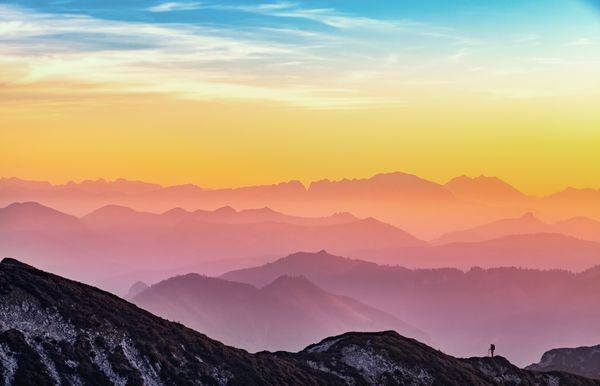
#> input picture images/image1.jpg, 600 x 386 px, found by its file name
$ jupyter execute --allow-errors image_manipulation.ipynb
#> lines starting #> are read from the running program, lines starting #| are printed output that depends on the picture
# Manipulasi Citra Digital Menggunakan OpenCV
**Mata Kuliah:** Pengolahan Sinyal Digital

---

## Bagian A: Membaca dan Menampilkan Citra

Pada bagian ini kita akan:
1. Membaca dua citra berbeda menggunakan OpenCV
2. Melakukan konversi warna BGR ke RGB
3. Menampilkan informasi dasar citra (shape, dtype, min/max pixel)

[cell 1]
import cv2
import numpy as np
import matplotlib.pyplot as plt

print(f"OpenCV version: {cv2.__version__}")
print(f"NumPy version: {np.__version__}")

[cell 2]
# Membaca dua citra
img1 = cv2.imread("images/image1.jpg")
#> img1 is the input picture: shape (386, 600, 3); mean B, G, R 131.4, 152.1, 180.1
img2 = cv2.imread("images/image2.jpg")
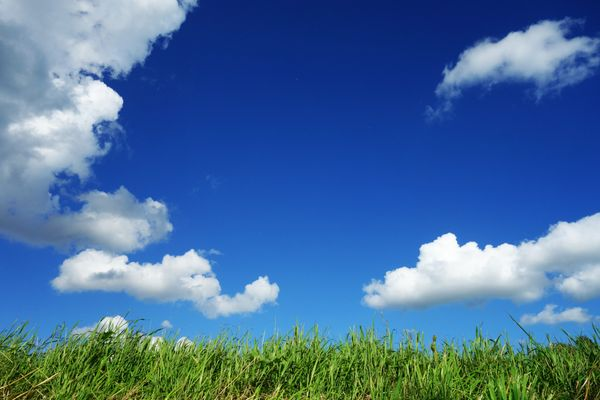
#> input picture images/image2.jpg, 600 x 400 px, found by its file name
#> img2 is the input picture: shape (400, 600, 3); mean B, G, R 155.7, 110.8, 71.1

if img1 is None:
    print("ERROR: image1.jpg tidak terbaca!")
else:
    print(f"image1.jpg berhasil dibaca: shape={img1.shape}")
#| image1.jpg berhasil dibaca: shape=(386, 600, 3)

if img2 is None:
    print("ERROR: image2.jpg tidak terbaca!")
else:
    print(f"image2.jpg berhasil dibaca: shape={img2.shape}")
#| image2.jpg berhasil dibaca: shape=(400, 600, 3)

[cell 3]
# Menampilkan citra sebelum konversi (masih BGR)
plt.figure(figsize=(12, 6))

plt.subplot(1, 2, 1)
plt.imshow(img1)  # Akan terlihat aneh karena BGR
plt.title("Citra 1 - BGR (belum dikonversi)")
plt.axis("off")

plt.subplot(1, 2, 2)
plt.imshow(img2)  # Akan terlihat aneh karena BGR
plt.title("Citra 2 - BGR (belum dikonversi)")
plt.axis("off")

plt.suptitle("Citra Sebelum Konversi BGR ke RGB (warna tidak sesuai)", fontsize=14)
plt.tight_layout()
plt.show()

[cell 4]
# Konversi BGR ke RGB
img1_rgb = cv2.cvtColor(img1, cv2.COLOR_BGR2RGB)
img2_rgb = cv2.cvtColor(img2, cv2.COLOR_BGR2RGB)

print("Konversi BGR ke RGB berhasil!")

[cell 5]
# Menampilkan citra setelah konversi ke RGB
plt.figure(figsize=(12, 6))

plt.subplot(1, 2, 1)
plt.imshow(img1_rgb)
plt.title("Citra 1 - RGB (setelah konversi)")
plt.axis("off")

plt.subplot(1, 2, 2)
plt.imshow(img2_rgb)
plt.title("Citra 2 - RGB (setelah konversi)")
plt.axis("off")

plt.suptitle("Citra Setelah Konversi BGR ke RGB (warna sesuai)", fontsize=14)
plt.tight_layout()
plt.show()
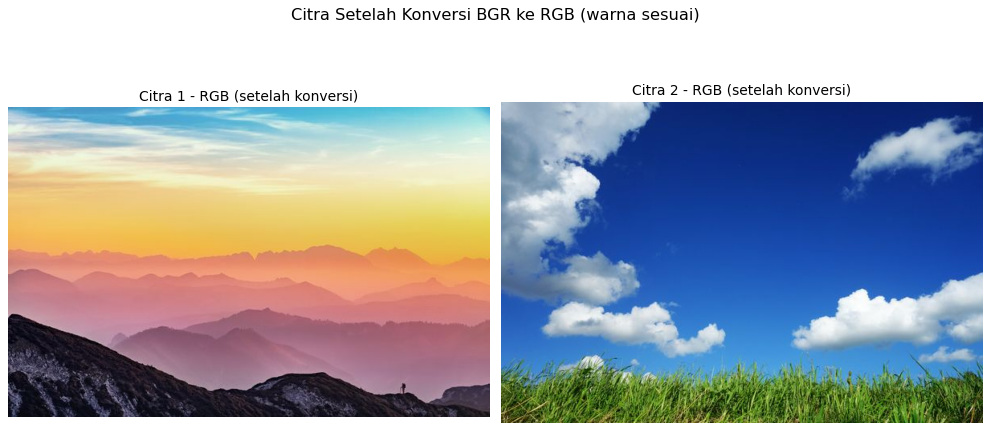
#> figure drawn by matplotlib, 2 panels

[cell 6]
# Informasi detail citra
for name, img in [("image1.jpg", img1), ("image2.jpg", img2)]:
    print(f"=== {name} ===")
    print(f"  Shape (H, W, C): {img.shape}")
    print(f"  Tinggi (pixels): {img.shape[0]}")
    print(f"  Lebar (pixels): {img.shape[1]}")
    print(f"  Channel: {img.shape[2]}")
    print(f"  Tipe data: {img.dtype}")
    print(f"  Nilai min pixel: {img.min()}")
    print(f"  Nilai max pixel: {img.max()}")
    print()
#> this loop made 2 passes
#> name on passes 1 to 2: 'image1.jpg', 'image2.jpg'
#> (printed output is left out)

---
## Pertanyaan Analisis

### 1. Mengapa warna citra dapat terlihat tidak sesuai jika langsung ditampilkan setelah dibaca dengan OpenCV?

OpenCV membaca citra dalam format **BGR** (Blue-Green-Red), sedangkan Matplotlib menggunakan format **RGB** (Red-Green-Blue).
Ketika citra BGR ditampilkan dengan `plt.imshow()`, Matplotlib menginterpretasikan channel pertama sebagai Red (padahal itu Blue),
channel kedua sebagai Green (tetap Green), dan channel ketiga sebagai Blue (padahal itu Red). Akibatnya, warna biru dan merah tertukar
sehingga citra terlihat tidak natural.

### 2. Apa perbedaan BGR dan RGB?

BGR dan RGB adalah dua format urutan channel warna yang berbeda:
- **RGB**: Urutan channel Red → Green → Blue (umum digunakan di monitor, web, Matplotlib)
- **BGR**: Urutan channel Blue → Green → Red (digunakan oleh OpenCV secara default)

Keduanya menyimpan informasi warna yang sama, hanya urutan penyimpanannya yang berbeda.

### 3. Mengapa penting memahami format warna sebelum melakukan manipulasi citra?

Penting karena jika kita melakukan manipulasi (seperti mengakses channel tertentu, mengubah warna, atau menampilkan citra)
tanpa memperhatikan format warnanya, hasilnya bisa salah atau tidak sesuai yang diharapkan. Misalnya, jika kita ingin
memproses channel merah tetapi data tersimpan di channel ketiga (BGR), maka yang diproses adalah channel biru.
Memahami format warna memastikan setiap operasi berjalan pada channel yang benar.

---

## Bagian B: Resize Citra

Pada bagian ini kita akan melakukan resize dua citra agar memiliki ukuran yang sama.
Ini diperlukan sebelum melakukan image blending di bagian selanjutnya.

[cell 7]
# Menampilkan ukuran sebelum resize
print("Ukuran sebelum resize:")
print(f"  image1.jpg: {img1_rgb.shape[0]} x {img1_rgb.shape[1]} pixels")
#|   image1.jpg: 386 x 600 pixels
print(f"  image2.jpg: {img2_rgb.shape[0]} x {img2_rgb.shape[1]} pixels")
#|   image2.jpg: 400 x 600 pixels
print()

# Menentukan ukuran target (contoh: 600x400)
target_w, target_h = 600, 400
print(f"Ukuran target resize: {target_w} x {target_h} pixels")

[cell 8]
# Melakukan resize
img1_resize = cv2.resize(img1_rgb, (target_w, target_h))
img2_resize = cv2.resize(img2_rgb, (target_w, target_h))

print("Setelah resize:")
print(f"  image1.jpg: {img1_resize.shape[0]} x {img1_resize.shape[1]} pixels")
#|   image1.jpg: 400 x 600 pixels
print(f"  image2.jpg: {img2_resize.shape[0]} x {img2_resize.shape[1]} pixels")
#|   image2.jpg: 400 x 600 pixels

[cell 9]
# Visualisasi sebelum dan sesudah resize
plt.figure(figsize=(14, 10))

# Citra 1 sebelum resize
plt.subplot(2, 2, 1)
plt.imshow(img1_rgb)
plt.title(f"Citra 1 - Sebelum resize ({img1_rgb.shape[1]}x{img1_rgb.shape[0]})")
plt.axis("off")

# Citra 1 setelah resize
plt.subplot(2, 2, 2)
plt.imshow(img1_resize)
plt.title(f"Citra 1 - Setelah resize ({target_w}x{target_h})")
plt.axis("off")

# Citra 2 sebelum resize
plt.subplot(2, 2, 3)
plt.imshow(img2_rgb)
plt.title(f"Citra 2 - Sebelum resize ({img2_rgb.shape[1]}x{img2_rgb.shape[0]})")
plt.axis("off")

# Citra 2 setelah resize
plt.subplot(2, 2, 4)
plt.imshow(img2_resize)
plt.title(f"Citra 2 - Setelah resize ({target_w}x{target_h})")
plt.axis("off")

plt.suptitle("Perbandingan Sebelum dan Sesudah Resize", fontsize=14)
plt.tight_layout()
plt.show()

---
## Pertanyaan Analisis - Resize

### 1. Mengapa dua citra harus memiliki ukuran yang sama sebelum dilakukan image blending?

Image blending adalah operasi aritmatika per-pixel. Operasi `I_blend = α*I1 + β*I2 + γ` membutuhkan
setiap pixel di posisi (x, y) pada citra pertama dijumlahkan dengan pixel di posisi (x, y) yang sama pada
citra kedua. Jika ukuran kedua citra berbeda, maka operasi penjumlahan per-pixel tidak dapat dilakukan
karena dimensinya tidak cocok. OpenCV akan menolak operasi blending jika ukuran tidak sama.

### 2. Apa risiko resize terhadap kualitas citra?

Risiko utama resize terhadap kualitas citra adalah:
- **Jika diperbesar (upscaling)**: Citra bisa menjadi buram/pixelated karena algoritma interpolasi harus
  "menebak" nilai pixel baru yang tidak ada di citra asli. Detail halus bisa hilang.
- **Jika diperkecil (downscaling)**: Informasi detail bisa hilang karena pixel-pixel dijumlahkan/dirata-rata.
  Tekstur halus dan objek kecil mungkin menjadi tidak jelas atau hilang sama sekali.

### 3. Apakah resize dapat mengubah proporsi objek dalam citra? Jelaskan.

Ya, jika rasio aspek (aspect ratio) tidak dipertahankan saat resize. Misalnya citra asli 800x600 (rasio 4:3)
di-resize menjadi 600x400 (rasio 3:2). Dalam contoh ini, proporsi objek akan berubah karena rasio aspeknya
tidak sama. Objek akan terlihat lebih lebar atau lebih sempit dari aslinya. Untuk mempertahankan proporsi,
kita harus menjaga rasio aspek yang sama atau melakukan padding/cropping.

Pada eksperimen ini, citra 1 (600x386) di-resize ke (600x400), sehingga proporsinya sedikit berubah.

---

## Bagian C: Image Blending

Image blending adalah teknik menggabungkan dua citra dengan bobot tertentu.
Persamaan: **I_blend = α * I1 + β * I2 + γ** dengan **α + β = 1**

Kita akan mencoba 3 kombinasi bobot:

[cell 10]
# Menentukan kombinasi bobot
weights = [
    (0.2, 0.8, "α=0.2, β=0.8 (Citra 2 lebih dominan)"),
    (0.5, 0.5, "α=0.5, β=0.5 (Seimbang)"),
    (0.8, 0.2, "α=0.8, β=0.2 (Citra 1 lebih dominan)")
]

# Melakukan blending untuk setiap kombinasi
blend_results = []
for a, b, desc in weights:
    result = cv2.addWeighted(img1_resize, a, img2_resize, b, 0)
    blend_results.append((a, b, desc, result))
    print(f"Blending: {desc}")
#> this loop made 3 passes
#> pass 1, `result = cv2.addWeighted(img1_resize, a, img2_resize, b, 0)`:
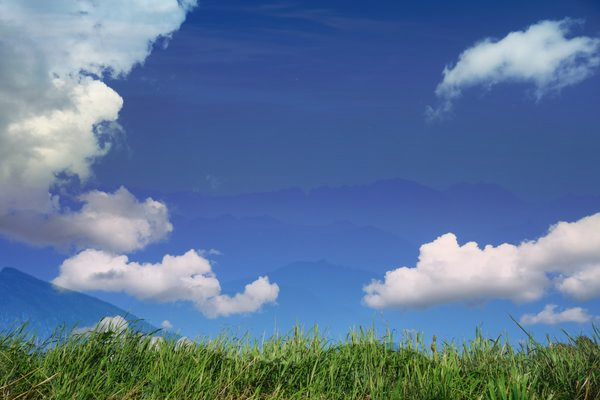
#> result: shape (400, 600, 3); mean R, G, B 92.9, 119, 150.8
#> pass 3, `result = cv2.addWeighted(img1_resize, a, img2_resize, b, 0)`:
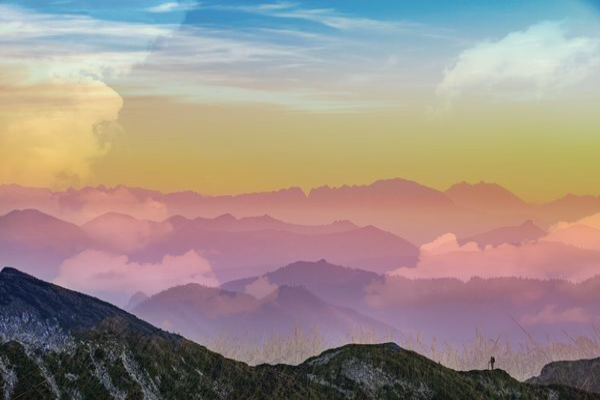
#> result: shape (400, 600, 3); mean R, G, B 158.2, 143.8, 136.2
#> after the loop, blend_results = 3 items

print("\nSemua blending berhasil!")

[cell 11]
# Visualisasi citra asli dan hasil blending
plt.figure(figsize=(15, 10))

# Citra 1
plt.subplot(2, 3, 1)
plt.imshow(img1_resize)
plt.title("Citra 1")
plt.axis("off")

# Citra 2
plt.subplot(2, 3, 2)
plt.imshow(img2_resize)
plt.title("Citra 2")
plt.axis("off")

# Hasil blending
for i, (a, b, desc, result) in enumerate(blend_results):
    plt.subplot(2, 3, i + 4)
    plt.imshow(result)
    plt.title(f"Blending α={a}, β={b}")
    plt.axis("off")
#> this loop made 3 passes
#> (a, b, desc) on passes 1, 3: (0.2, 0.8, 'α=0.2, β=0.8 (Citra 2 lebih dominan)'), (0.8, 0.2, 'α=0.8, β=0.2 (Citra 1 lebih dominan)')

plt.suptitle("Image Blending - Perbandingan Hasil", fontsize=14)
plt.tight_layout()
plt.show()

#> (a cell that did not finish here is left out)

---
## Pertanyaan Analisis - Image Blending

### 1. Apa pengaruh nilai α dan β terhadap hasil blending?

Nilai α dan β menentukan proporsi kontribusi masing-masing citra terhadap hasil akhir.
α adalah bobot untuk citra pertama (I1), β adalah bobot untuk citra kedua (I2).
Semakin besar α, semakin dominan citra pertama dalam hasil blending, dan sebaliknya.
Karena α + β = 1, keduanya saling melengkapi.

### 2. Citra mana yang lebih dominan ketika α lebih besar?

Ketika α lebih besar dari β, maka **citra pertama (I1)** lebih dominan dalam hasil blending.
Sebaliknya, ketika β lebih besar, **citra kedua (I2)** yang lebih dominan.

### 3. Apa yang terjadi jika α + β > 1?

Jika α + β > 1, nilai pixel hasil blending bisa melebihi rentang maksimum (255).
Hal ini dapat menyebabkan **saturasi/clipping** di mana area terang menjadi putih total (255),
sehingga detail pada area tersebut hilang. Sebaliknya, jika α + β < 1, hasil blending akan
cenderung lebih gelap dari yang diharapkan.

### 4. Dalam aplikasi nyata, image blending dapat digunakan untuk apa?

Image blending memiliki banyak aplikasi nyata, antara lain:
- **Watermarking**: Menambahkan logo/teks transparan ke atas citra
- **Efek transisi**: Membuat transisi halus antara dua foto (slideshow)
- **Augmented reality**: Menggabungkan objek virtual dengan dunia nyata
- **Komposisi foto**: Menggabungkan beberapa eksposur (HDR imaging)
- **Desain grafis**: Membuat efek double exposure atau overlay tekstur

---

## Bagian D: Image Negative

Image negative adalah teknik membalikkan nilai pixel dengan persamaan:
**I_negatif = 255 - I**

Teknik ini menghasilkan efek "film negatif" di mana area terang menjadi gelap dan sebaliknya.

[cell 13]
# Membuat citra negatif untuk citra 1
img1_negative = 255 - img1_resize
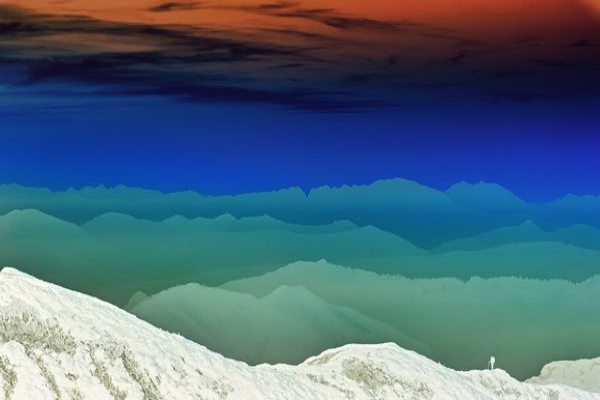
#> img1_negative: shape (400, 600, 3); mean R, G, B 75, 103, 123.7

# Membuat citra negatif untuk citra 2
img2_negative = 255 - img2_resize
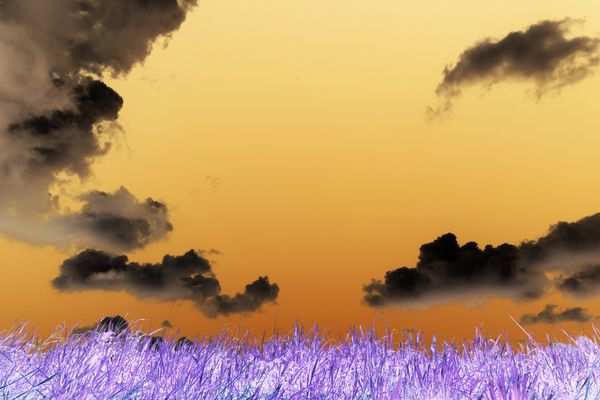
#> img2_negative: shape (400, 600, 3); mean R, G, B 183.9, 144.2, 99.3

print("Citra negatif berhasil dibuat!")

[cell 14]
# Visualisasi citra asli vs negatif
plt.figure(figsize=(14, 8))

# Citra 1 asli
plt.subplot(2, 2, 1)
plt.imshow(img1_resize)
plt.title("Citra 1 - Asli")
plt.axis("off")

# Citra 1 negatif
plt.subplot(2, 2, 2)
plt.imshow(img1_negative)
plt.title("Citra 1 - Negatif")
plt.axis("off")

# Citra 2 asli
plt.subplot(2, 2, 3)
plt.imshow(img2_resize)
plt.title("Citra 2 - Asli")
plt.axis("off")

# Citra 2 negatif
plt.subplot(2, 2, 4)
plt.imshow(img2_negative)
plt.title("Citra 2 - Negatif")
plt.axis("off")

plt.suptitle("Perbandingan Citra Asli dan Citra Negatif", fontsize=14)
plt.tight_layout()
plt.show()

[cell 15]
# Plot histogram untuk citra 1
plt.figure(figsize=(14, 6))

# Histogram citra 1 asli
plt.subplot(1, 2, 1)
colors = ("red", "green", "blue")
for i, color in enumerate(colors):
    hist = cv2.calcHist([img1_resize], [i], None, [256], [0, 256])
    plt.plot(hist, color=color, alpha=0.7)
plt.title("Histogram Citra 1 - Asli")
plt.xlabel("Nilai Pixel")
plt.ylabel("Frekuensi")
plt.xlim([0, 255])

# Histogram citra 1 negatif
plt.subplot(1, 2, 2)
for i, color in enumerate(colors):
    hist = cv2.calcHist([img1_negative], [i], None, [256], [0, 256])
    plt.plot(hist, color=color, alpha=0.7)
plt.title("Histogram Citra 1 - Negatif")
plt.xlabel("Nilai Pixel")
plt.ylabel("Frekuensi")
plt.xlim([0, 255])

plt.tight_layout()
plt.show()

[cell 16]
# Plot histogram untuk citra 2
plt.figure(figsize=(14, 6))

# Histogram citra 2 asli
plt.subplot(1, 2, 1)
for i, color in enumerate(colors):
    hist = cv2.calcHist([img2_resize], [i], None, [256], [0, 256])
    plt.plot(hist, color=color, alpha=0.7)
plt.title("Histogram Citra 2 - Asli")
plt.xlabel("Nilai Pixel")
plt.ylabel("Frekuensi")
plt.xlim([0, 255])

# Histogram citra 2 negatif
plt.subplot(1, 2, 2)
for i, color in enumerate(colors):
    hist = cv2.calcHist([img2_negative], [i], None, [256], [0, 256])
    plt.plot(hist, color=color, alpha=0.7)
plt.title("Histogram Citra 2 - Negatif")
plt.xlabel("Nilai Pixel")
plt.ylabel("Frekuensi")
plt.xlim([0, 255])

plt.tight_layout()
plt.show()
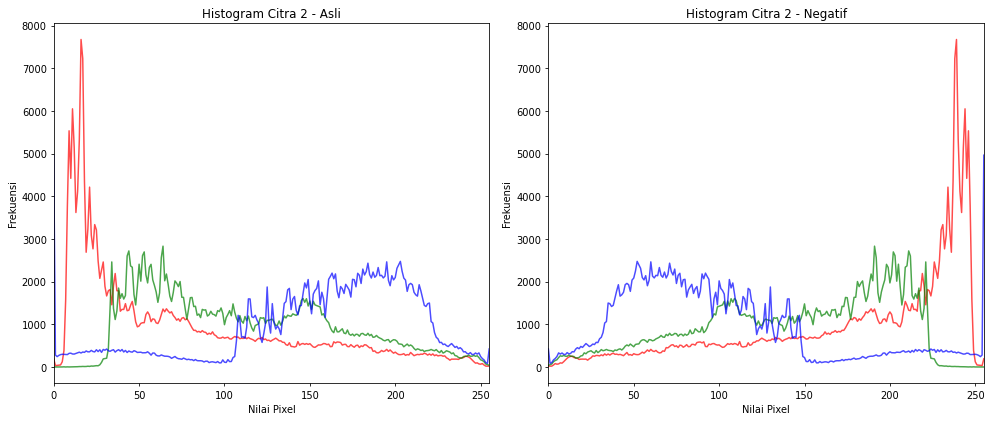
#> figure drawn by matplotlib, 2 panels; panel 1: curve peaks at x = 16, y = 7675; panel 1: curve peaks at x = 64, y = 2832; panel 1: curve peaks at x = 0, y = 4963; panel 2: curve peaks at x = 239, y = 7675

---
## Pertanyaan Analisis - Image Negative

### 1. Apa yang terjadi pada pixel terang setelah dilakukan operasi negatif?

Pixel terang (nilai mendekati 255) akan berubah menjadi pixel gelap (nilai mendekati 0).
Misalnya pixel dengan nilai 200 akan menjadi 55 setelah operasi negatif (255 - 200 = 55).

### 2. Apa yang terjadi pada pixel gelap setelah dilakukan operasi negatif?

Pixel gelap (nilai mendekati 0) akan berubah menjadi pixel terang (nilai mendekati 255).
Misalnya pixel dengan nilai 30 akan menjadi 225 setelah operasi negatif (255 - 30 = 225).

### 3. Bagaimana perubahan histogram setelah citra dibuat negatif?

Histogram akan **tercermin (mirror)** pada sumbu horizontal. Nilai-nilai pixel akan terbalik:
- Frekuensi di nilai 0 akan berpindah ke nilai 255
- Frekuensi di nilai 255 akan berpindah ke nilai 0
- Frekuensi di nilai x akan berpindah ke nilai (255 - x)
Bentuk histogram secara keseluruhan akan sama tetapi terbalik arah.

### 4. Dalam kondisi apa image negative dapat berguna?

Image negative berguna dalam beberapa kondisi:
- **Analisis citra medis**: Membantu melihat detail pada citra X-ray atau MRI
- **Deteksi tepi**: Memudahkan identifikasi tepi objek dalam citra
- **Peningkatan detail**: Area gelap yang tadinya sulit dilihat menjadi terang
- **Fotografi kreatif**: Efek artistik untuk menghasilkan tampilan vintage atau film negatif
- **Citra dengan dominasi gelap**: Membantu melihat detail yang tersembunyi di area gelap

---

## Bagian E: Transformasi Logaritmik

Transformasi logaritmik menggunakan persamaan: **s = c * log(1 + r)**

dengan:
- r = nilai pixel input
- s = nilai pixel output
- c = 255 / log(1 + r_max) = konstanta skala
- r_max = nilai pixel maksimum pada citra

Transformasi ini memperkuat area gelap dan mengkompresi area terang.

[cell 17]
# Transformasi logaritmik untuk citra 1
c1 = 255 / np.log10(1 + np.max(img1_resize))
#> c1 = 106
img1_log = c1 * np.log10(img1_resize + 1)
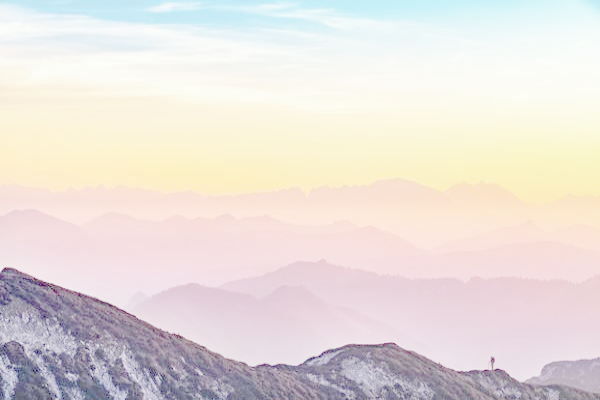
#> img1_log: shape (400, 600, 3) float16; mean R, G, B 231.6, 223.5, 219.2
img1_log = np.array(img1_log, dtype=np.uint8)

# Transformasi logaritmik untuk citra 2
c2 = 255 / np.log10(1 + np.max(img2_resize))
#> c2 = 105.9
img2_log = c2 * np.log10(img2_resize + 1)
#> img2_log: shape (400, 600, 3) float16; 0.07% of the values are NaN or infinite; the others: min 0, max 254.8, mean 203.6
img2_log = np.array(img2_log, dtype=np.uint8)
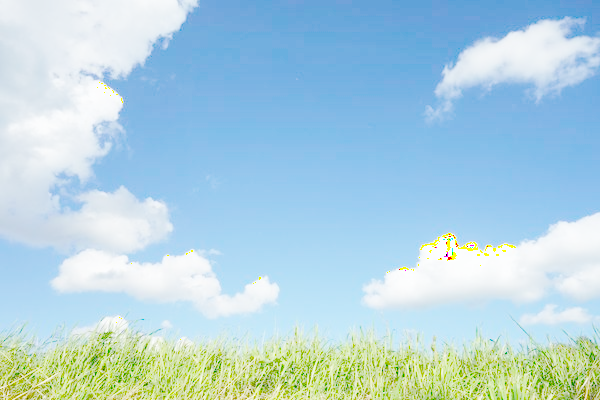
#> img2_log: shape (400, 600, 3); mean R, G, B 176.8, 210.2, 222.4

print(f"Konstanta skala c untuk citra 1: {c1:.4f}")
#| Konstanta skala c untuk citra 1: 106.0364
print(f"Konstanta skala c untuk citra 2: {c2:.4f}")
#| Konstanta skala c untuk citra 2: 105.8865

[cell 18]
# Visualisasi citra asli vs transformasi logaritmik
plt.figure(figsize=(14, 8))

plt.subplot(2, 2, 1)
plt.imshow(img1_resize)
plt.title("Citra 1 - Asli")
plt.axis("off")

plt.subplot(2, 2, 2)
plt.imshow(img1_log)
plt.title("Citra 1 - Log Transform")
plt.axis("off")

plt.subplot(2, 2, 3)
plt.imshow(img2_resize)
plt.title("Citra 2 - Asli")
plt.axis("off")

plt.subplot(2, 2, 4)
plt.imshow(img2_log)
plt.title("Citra 2 - Log Transform")
plt.axis("off")

plt.suptitle("Perbandingan Citra Asli dan Transformasi Logaritmik", fontsize=14)
plt.tight_layout()
plt.show()

[cell 19]
# Histogram citra 1 - asli vs log
plt.figure(figsize=(14, 6))

plt.subplot(1, 2, 1)
for i, color in enumerate(colors):
    hist = cv2.calcHist([img1_resize], [i], None, [256], [0, 256])
    plt.plot(hist, color=color, alpha=0.7)
plt.title("Histogram Citra 1 - Asli")
plt.xlabel("Nilai Pixel")
plt.ylabel("Frekuensi")
plt.xlim([0, 255])

plt.subplot(1, 2, 2)
for i, color in enumerate(colors):
    hist = cv2.calcHist([img1_log], [i], None, [256], [0, 256])
    plt.plot(hist, color=color, alpha=0.7)
plt.title("Histogram Citra 1 - Log Transform")
plt.xlabel("Nilai Pixel")
plt.ylabel("Frekuensi")
plt.xlim([0, 255])

plt.tight_layout()
plt.show()
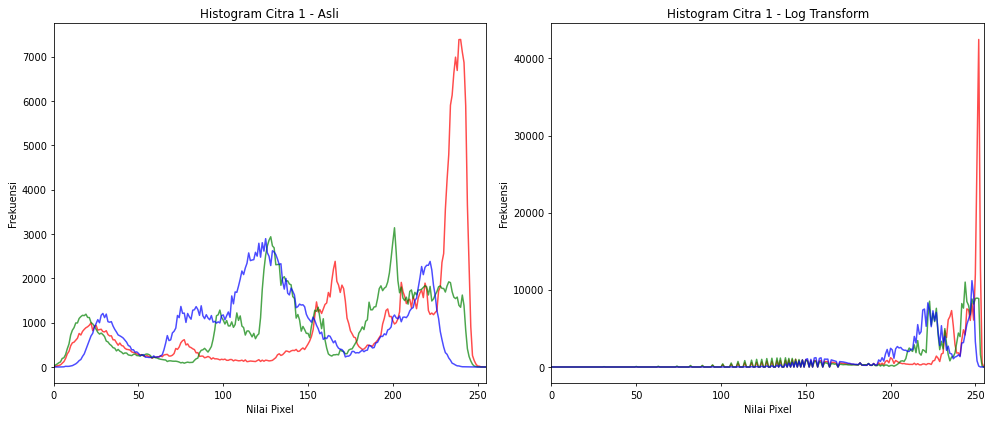
#> figure drawn by matplotlib, 2 panels; panel 1: curve peaks at x = 240, y = 7393; panel 1: curve peaks at x = 201, y = 3143; panel 1: curve peaks at x = 125, y = 2897; panel 2: curve peaks at x = 252, y = 42453

[cell 20]
# Histogram citra 2 - asli vs log
plt.figure(figsize=(14, 6))

plt.subplot(1, 2, 1)
for i, color in enumerate(colors):
    hist = cv2.calcHist([img2_resize], [i], None, [256], [0, 256])
    plt.plot(hist, color=color, alpha=0.7)
#> (the rest of the program and of its run is left out)
